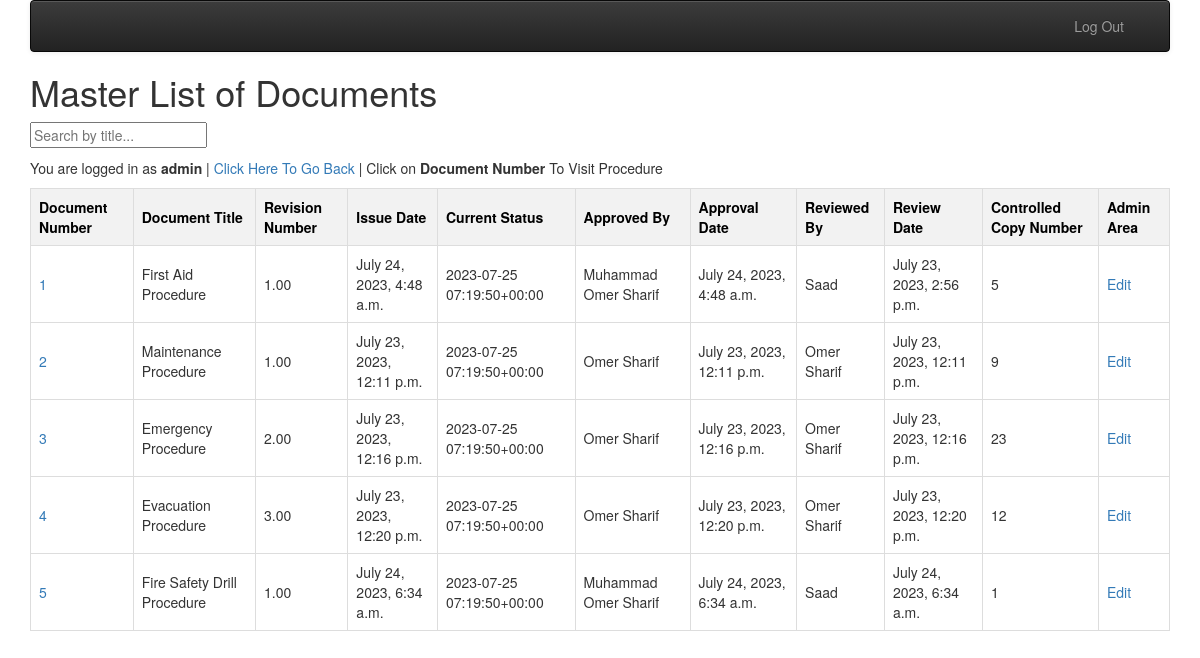
Page /jhpl-ims/ (signed in) on the earlier database version.
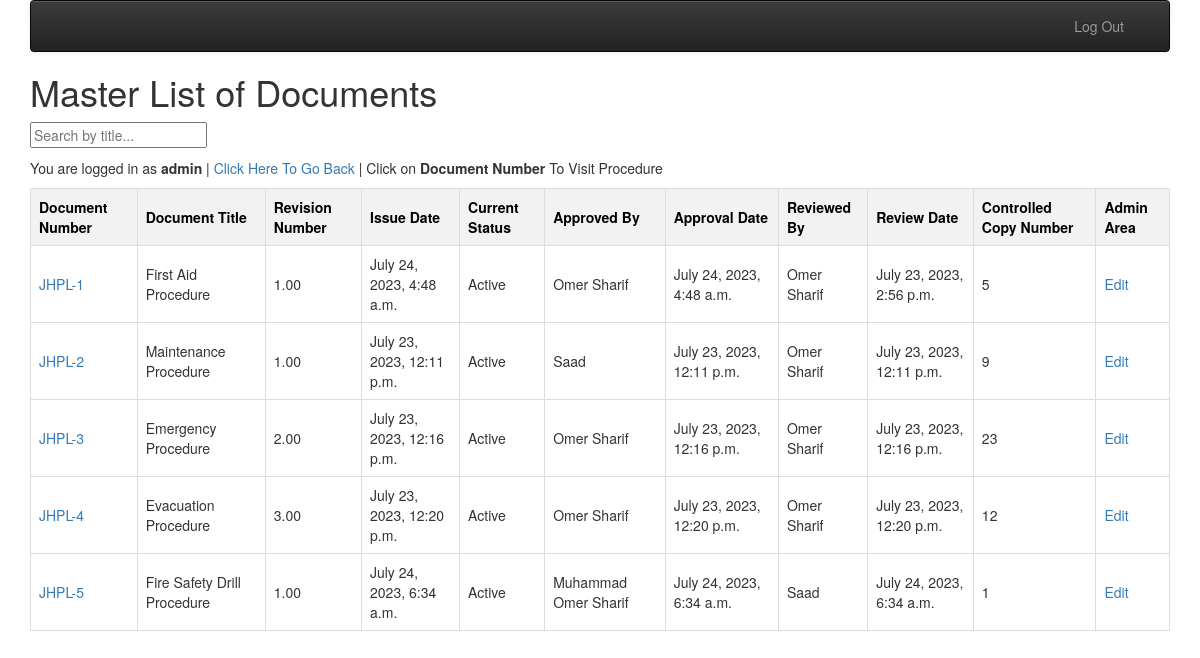
Same page on the later database version.
### jhpl_ims/models.py (models this page shows, shortened)
class jhpl_ims_masterlist(models.Model):
    STATUS_SELECT = [
        ("Active", "Active"),
        ("Obsolete", "Obsolete"),
        ]
    ims_masterlist_id = models.AutoField(primary_key=True)
    owner = models.ForeignKey(settings.AUTH_USER_MODEL, on_delete=models.CASCADE)
    doc_num = models.CharField(max_length=200, null = False, blank= False)
    doc_title = models.CharField(max_length=200, null=True, blank=True)
    rev_num = models.DecimalField(max_digits=7, decimal_places=2, null=True)
    issue_date = models.DateTimeField()
    status = models.CharField(max_length=8, choices=STATUS_SELECT)
    approved_by = models.ForeignKey("doc_controller", on_delete=models.CASCADE, related_name="jhpl_approved_by")
    approved_date = models.DateTimeField()
    reviewed_by = models.ForeignKey("doc_controller", on_delete=models.CASCADE, related_name="jhpl_reviewed_by")
    reviewed_date = models.DateTimeField()
    control_copy_num = models.IntegerField()
    created_at = models.DateTimeField(auto_now=True)
    updated_at = models.DateTimeField(auto_now=True)

class doc_controller(models.Model):
    doc_controller_id = models.AutoField(primary_key=True)
    owner = models.ForeignKey(settings.AUTH_USER_MODEL,on_delete=models.CASCADE)
    name = models.CharField(max_length=100, null=True, blank=True)
    created_at = models.DateTimeField(auto_now=True)
    updated_at = models.DateTimeField(auto_now=True)
    def __str__(self):
        return self.name

### jhpl_ims/views.py (the view)
# urls.py: path('', views.index, name='index'),]
class index(LoginRequiredMixin, View):
    def get(self, request):
        master_list = jhpl_ims_masterlist.objects.all()
        show_edit_link = False
        if request.user.username in ["admin", "ali"]:
            show_edit_link = True
        ctx = {'master_list': master_list, 'show_edit_link': show_edit_link}
        return render(request, 'jhpl_ims/index.html', ctx)

### jhpl_ims/templates/jhpl_ims/index.html (shortened to what this page needs)
{% extends "base_menu.html" %} {% block content %}
<h1>Master List of Documents</h1>
<input
  type="text"
  id="searchInput"
  onkeyup="filterFunction()"
  placeholder="Search by title..."
/>
<p id="back"> You are logged in as <b>{{user.username}} </b> |
  <a href="/"> Click Here To Go Back </a> | Click on <b>Document Number</b> To Visit Procedure
</p>
<table id="documentTable">
  <thead>
    <tr>
      <th>Document Number</th>
      <th>Document Title</th>
      <th>Revision Number</th>
      <th>Issue Date</th>
      <th>Current Status</th>
      <th>Approved By</th>
      <th>Approval Date</th>
      <th>Reviewed By</th>
      <th>Review Date</th>
      <th>Controlled Copy Number</th>
      {% if show_edit_link %}
      <th>Admin Area</th>
      {% endif %}
    </tr>
  </thead>
  <tbody>
    {% if master_list %} {% for master in master_list %}
    <tr>
      <td>
        <a href="{% url 'jhpl_ims:procedures' master.ims_masterlist_id %}"
          >{{master.doc_num}}</a
        >
      </td>
      <td>{{master.doc_title}}</td>
      <td>{{master.rev_num}}</td>
      <td>{{master.issue_date}}</td>
      <td>{{master.status}}</td>
      <td>{{master.approved_by}}</td>
      <td>{{master.approved_date}}</td>
      <td>{{master.reviewed_by}}</td>
      <td>{{master.reviewed_date}}</td>
      <td>{{master.control_copy_num}}</td>
      {% if show_edit_link %}
      <td>
        <a
          href="{% url 'jhpl_ims:jhplmaster_update' master.ims_masterlist_id %}"
          >Edit</a
        >
      </td>
      {% endif %}
    </tr>
    {% endfor %} {% endif %}
  </tbody>
</table>
{% endblock %}

### home/templates/base_menu.html (shortened to what this page needs)
{% extends "base_bootstrap.html" %} {% block navbar %}
{% load static %}
<nav class="navbar navbar-default navbar-inverse">
  <div class="container-fluid">
    <div class="navbar-header">
      <a class="navbar-brand" href="/">{{ settings.APP_NAME }}</a>
    </div>
    <ul class="nav navbar-nav navbar-right">
      {% if user.is_authenticated %}
      <li><a href="{% url 'logout' %}">Log Out</a></li>
      <li class="dropdown">
        <a href="#" data-toggle="dropdown" class="dropdown-toggle"> </a>
      </li>
      {% else %}
      <li><a href="{% url 'login' %}">Log In</a></li>
      {% endif %}
    </ul>
  </div>
</nav>
{% endblock %}

### home/templates/base_bootstrap.html (shortened to what this page needs)
<!DOCTYPE html>
<html>
<head>
<link rel="stylesheet"
    href="https://maxcdn.bootstrapcdn.com/bootstrap/3.4.1/css/bootstrap.min.css"
>
<link rel="stylesheet"
    href="https://maxcdn.bootstrapcdn.com/bootstrap/3.4.1/css/bootstrap-theme.min.css"
>
<link rel="stylesheet"
    href="https://code.jquery.com/ui/1.12.1/themes/ui-lightness/jquery-ui.css"
>
<link rel="stylesheet" href="https://use.fontawesome.com/releases/v5.8.1/css/all.css">
<link rel="stylesheet" href="https://use.fontawesome.com/releases/v5.8.1/css/v4-shims.css">
</head>
<body>
<div class="container">
{% block navbar %} {% endblock %}
{% block content %}
{% endblock %}
</div>
</body>
</html>

### jhpl_ims/templates/jhpl_ims/index.html (style rules this page uses)
table { width: 100%; border-collapse: collapse; }
th, td { border: 1px solid #ddd; padding: 8px; }
th { background-color: #f2f2f2; color: black; }
input { margin-bottom: 10px; }

Differences in the rows shown:
removed jhpl_ims_masterlist: doc_num "1", doc_title "First Aid Procedure", rev_num "1.00", issue_date "July 24, 2023, 4:48 a.m.", status "2023-07-25 07:19:50+00:00", approved_by "Muhammad Omer Sharif", approved_date "July 24, 2023, 4:48 a.m.", reviewed_by "Saad", reviewed_date "July 23, 2023, 2:56 p.m.", control_copy_num "5"
removed jhpl_ims_masterlist: doc_num "2", doc_title "Maintenance Procedure", rev_num "1.00", issue_date "July 23, 2023, 12:11 p.m.", status "2023-07-25 07:19:50+00:00", approved_by "Omer Sharif", approved_date "July 23, 2023, 12:11 p.m.", reviewed_by "Omer Sharif", reviewed_date "July 23, 2023, 12:11 p.m.", control_copy_num "9"
removed jhpl_ims_masterlist: doc_num "3", doc_title "Emergency Procedure", rev_num "2.00", issue_date "July 23, 2023, 12:16 p.m.", status "2023-07-25 07:19:50+00:00", approved_by "Omer Sharif", approved_date "July 23, 2023, 12:16 p.m.", reviewed_by "Omer Sharif", reviewed_date "July 23, 2023, 12:16 p.m.", control_copy_num "23"
removed jhpl_ims_masterlist: doc_num "4", doc_title "Evacuation Procedure", rev_num "3.00", issue_date "July 23, 2023, 12:20 p.m.", status "2023-07-25 07:19:50+00:00", approved_by "Omer Sharif", approved_date "July 23, 2023, 12:20 p.m.", reviewed_by "Omer Sharif", reviewed_date "July 23, 2023, 12:20 p.m.", control_copy_num "12"
removed jhpl_ims_masterlist: doc_num "5", doc_title "Fire Safety Drill Procedure", rev_num "1.00", issue_date "July 24, 2023, 6:34 a.m.", status "2023-07-25 07:19:50+00:00", approved_by "Muhammad Omer Sharif", approved_date "July 24, 2023, 6:34 a.m.", reviewed_by "Saad", reviewed_date "July 24, 2023, 6:34 a.m.", control_copy_num "1"
added jhpl_ims_masterlist: doc_num "JHPL-1", doc_title "First Aid Procedure", rev_num "1.00", issue_date "July 24, 2023, 4:48 a.m.", status "Active", approved_by "Omer Sharif", approved_date "July 24, 2023, 4:48 a.m.", reviewed_by "Omer Sharif", reviewed_date "July 23, 2023, 2:56 p.m.", control_copy_num "5"
added jhpl_ims_masterlist: doc_num "JHPL-2", doc_title "Maintenance Procedure", rev_num "1.00", issue_date "July 23, 2023, 12:11 p.m.", status "Active", approved_by "Saad", approved_date "July 23, 2023, 12:11 p.m.", reviewed_by "Omer Sharif", reviewed_date "July 23, 2023, 12:11 p.m.", control_copy_num "9"
added jhpl_ims_masterlist: doc_num "JHPL-3", doc_title "Emergency Procedure", rev_num "2.00", issue_date "July 23, 2023, 12:16 p.m.", status "Active", approved_by "Omer Sharif", approved_date "July 23, 2023, 12:16 p.m.", reviewed_by "Omer Sharif", reviewed_date "July 23, 2023, 12:16 p.m.", control_copy_num "23"
added jhpl_ims_masterlist: doc_num "JHPL-4", doc_title "Evacuation Procedure", rev_num "3.00", issue_date "July 23, 2023, 12:20 p.m.", status "Active", approved_by "Omer Sharif", approved_date "July 23, 2023, 12:20 p.m.", reviewed_by "Omer Sharif", reviewed_date "July 23, 2023, 12:20 p.m.", control_copy_num "12"
added jhpl_ims_masterlist: doc_num "JHPL-5", doc_title "Fire Safety Drill Procedure", rev_num "1.00", issue_date "July 24, 2023, 6:34 a.m.", status "Active", approved_by "Muhammad Omer Sharif", approved_date "July 24, 2023, 6:34 a.m.", reviewed_by "Saad", reviewed_date "July 24, 2023, 6:34 a.m.", control_copy_num "1"
